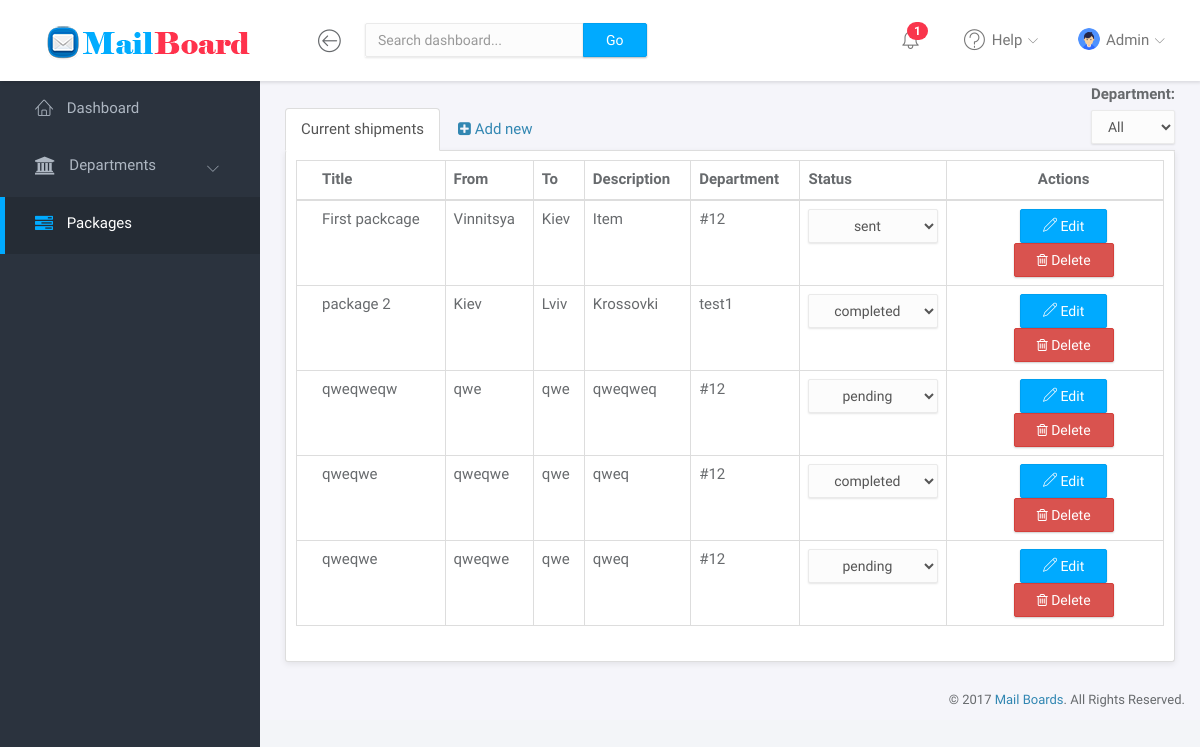
The app's page /packages (signed in) with its own data.
### tables this page shows
CREATE TABLE `users` (
  `id` int(11) UNSIGNED NOT NULL,
  `name` varchar(255) NOT NULL,
  `email` varchar(255) NOT NULL,
  `password` varchar(255) NOT NULL
);

CREATE TABLE `packages` (
  `id` int(11) NOT NULL,
  `dep_id` int(11) NOT NULL,
  `title` varchar(255) NOT NULL,
  `from_address` varchar(255) NOT NULL,
  `to_address` varchar(255) NOT NULL,
  `description` text NOT NULL,
  `status` varchar(255) NOT NULL DEFAULT 'pending'
);

### core/AController.php (called while the page is built, shortened)
<?php
abstract class AController
{
    public function render($content, $data = [])
    {
        $user = Auth::user();
        require_once ('../app/views/layouts/' . $data['layout'] . '.php');
    }
}

### app/controllers/PackageController.php (called while the page is built, shortened)
<?php
class PackageController extends AController
{
    public function index($request)
    {
        $page = 'package';
        if (empty($packs)) $packs = Package::all();
        $deps = Department::all();
        foreach ($packs as $pack) {
            $pack->dep_name = Department::where('id', '=', $pack->dep_id)->first()->name;
        }
        return $this->render('admin/package/index', ['layout' => 'admin', 'page' => $page, 'packs' => $packs, 'deps' => $deps]);
    }
}

### public/index.php (called while the page is built, shortened)
<?php
$route = new Core\Route;
$route->get('/login', 'AuthController@show');
$route->post('/login', 'AuthController@login');
$route->get('/main', 'MainController@index');
$route->group(['middleware' => ['auth']], function () use ($route) {
    $route->get('/', 'HomeController@index');
    $route->get('/department/create', 'DepartmentController@showCreate');
    $route->post('/department/create', 'DepartmentController@addNew');
    $route->get('/department/list', 'DepartmentController@showList');
    $route->post('/department/edit', 'DepartmentController@edit');
    $route->post('/department/delete', 'DepartmentController@delete');
    $route->get('/packages', 'PackageController@index');
    $route->post('/package/create', 'PackageController@addNew');
    $route->post('/package/status', 'PackageController@changeStatus');
    $route->post('/package/edit', 'PackageController@edit');
    $route->post('/package/delete', 'PackageController@delete');
    $route->post('/logout', 'AuthController@logout');
});
$route->run();

### core/Auth.php (called while the page is built, shortened)
<?php
class Auth
{
    private static  $instance;
    public $user = null;
    private function __construct()
    {
        $this::$instance = $this;
    }
    public function userAuth($user = null)
    {
        if ($user != null) {
            $this->user = $user[0];
        }
        return $this->user;
    }
    public static function __callStatic ( $name ,  $arguments )
    {
        $class = __CLASS__;
        $name .= "Auth";
        return $class::$instance->$name($arguments);
    }
}

### config/db.php (called while the page is built)
<?php
return [
    'host'    => '127.0.0.1',
    'port'    => '3308',
    'db_name' => 'vova',
    'db_user' => 'root',
    'db_pass' => ''
];

### core/database/Database.php (called while the page is built, shortened)
<?php
class Database
{
    protected static $instance = null;
    public static function instance()
    {
        $config = require_once('../config/db.php');
        if (self::$instance === null)
        {
            $opt  = array(
                \PDO::ATTR_ERRMODE            => \PDO::ERRMODE_EXCEPTION,
                \PDO::ATTR_DEFAULT_FETCH_MODE => \PDO::FETCH_ASSOC,
                \PDO::ATTR_EMULATE_PREPARES   => TRUE,
                \PDO::ATTR_STATEMENT_CLASS    => array('\Core\Database\MyPDOStatment'),
            );
            $dsn = 'mysql:host=' . $config['host'] . ':' . $config['port'] . ';dbname=' . $config['db_name'] . ';charset=utf8';
            self::$instance = new \PDO($dsn, $config['db_user'], $config['db_pass'], $opt);
        }
        return self::$instance;
    }
    public static function __callStatic($method, $args) {
        return call_user_func_array(array(self::instance(), $method), $args);
    }
}

### app/models/AModel.php (called while the page is built, shortened)
<?php
abstract class AModel
{
    public static function find($id)
    {
        $obj = new $class;
        $queryString = 'SELECT * FROM `' . $obj->tableName . '` WHERE `id`=:id LIMIT 1';
        $params = [
            ':id' => $id
        ];
        $result = $obj->getResult($queryString, $params)->fetch();
        foreach ($obj->fillable as $field) {
            $obj->$field = $result[$field];
        }
        return $obj;
    }
    public static function all()
    {
        $obj = new $class;
        $query = 'SELECT * FROM `' . $obj->tableName . '`';
        $params = [];
        $result = $obj->getResult($query, $params)->fetchAll(\PDO::FETCH_OBJ);
        return $result;
    }
    protected function getResult($queryString, $params = [])
    {
        try {
            $result = \Core\Database\Database::prepare($queryString)->execute($params);
        } catch (\PDOException $e) {
            echo "Database error: " . $e->getMessage();
            exit;
        }
        return $result;
    }
}

### core/database/MyPDOStatment.php (called while the page is built, shortened)
<?php
class MyPDOStatment extends \PDOStatement
{
    function execute($data = array())
    {
        parent::execute($data);
        return $this;
    }
}

### app/views/admin/package/index.php (the view, shortened to what this page needs)
<div class="main-content">
    <div class="container-fluid">
        <div id="exTab2" >
            <ul class="nav nav-tabs package-tabs">
                <li class="active">
                    <a href="#1" data-toggle="tab">Current shipments</a>
                </li>
                <li>
                    <a href="#3" data-toggle="tab"><i class="fa fa-plus-square" aria-hidden="true"></i> Add new</a>
                </li>
                <div class="pull-right order-dep">
                    <form id="order">
                        <label for="sel1">Department:</label>
                        <select class="form-control " name="dep" id="deps" onchange="$('#order').submit()">
                            <option value="0">All</option>
                        </select>
                    </form>
                </div>
            </ul>
            <div class="tab-content ">
                <div class="tab-pane active" id="1">
                    <div class="panel panel-headline package-panel">
                        <div class="panel-body ">
                            <div class="row">
                                <table id="departments" class="table  table-bordered" cellspacing="0" width="100%">
                                    <thead>
                                    <tr>
                                        <th>Title</th>
                                        <th>From</th>
                                        <th>To</th>
                                        <th>Description</th>
                                        <th>Department</th>
                                        <th>Status</th>
                                        <th style=" width: 25%;text-align: center;">Actions</th>
                                    </tr>
                                    </thead>
                                    <tbody>
                                    <?php foreach($data['packs'] as $pack) : ?>
                                        <tr id="pack-<?=$pack->id?>">
                                            <td class="pack-title"><?=$pack->title?></td>
                                            <td class="pack-from"><?=$pack->from_address?></td>
                                            <td class="pack-to"><?=$pack->to_address?></td>
                                            <td class="pack-description"><?=$pack->description?></td>
                                            <td class="pack-dep" data-dep-id="<?=$pack->dep_id?>"><?=$pack->dep_name?></td>
                                            <td class="pack-status" style="text-align: center; position:relative;">
                                                <select class="form-control" name="stats" id="status-<?=$pack->id?>" style="width: 100%; text-align:center;" onchange="changeStatus(<?=$pack->id?>)" >
                                                    <?php
                                                        $tmp = [
                                                            'sent',
                                                            'completed',
                                                            'pending'
                                                        ];
                                                        $stats =  [];
                                                        $stats[0] = $pack->status;
                                                        foreach ($tmp as $stat) {
                                                            if ($stat == $pack->status) continue;
                                                            $stats[] = $stat;
                                                        }
                                                        foreach ($stats as $stat) {
                                                            echo '<option value="' . $stat . '">' . $stat . '</option>';
                                                        }
                                                    ?>
                                                </select>
                                            </td>
                                            <td style="text-align: center;">
                                                <button type="button" class="btn btn-primary" onclick="showEditPack(<?=$pack->id?>)"><i class="lnr lnr-pencil"></i> Edit</button>
                                                <button type="button" class="btn btn-danger" onclick="showDeletePack(<?=$pack->id?>)"><i class="fa fa-trash-o"></i> Delete</button>
                                            </td>
                                        </tr>
                                    <?php endforeach; ?>
                                    </tbody>
                                </table>
                            </div>
                        </div>
                    </div>
                </div>
            </div>
        </div>
    </div>
</div>

### core/Route.php (shortened to what this page needs)
<?php
class Route
{
    private $routes = [];
    public function run()
    {
        $this->setUser();
        $path = explode('?', $_SERVER["REQUEST_URI"]);
        $path = $path[0];
        $method = $_SERVER['REQUEST_METHOD'];
        foreach ($this->routes as $route) {
            if ($route['route'] == $path && $route['method'] == $method) {
                $action = $route['action'][1];
                $obj = new $class;
                $obj->$action($route['data']);
            }
        }
    }
    public function get($route, $action)
    {
        $action = $this->parse($action);
        $action[0] = "\\App\\Controllers\\" . $action[0];
        $get = [];
        $this->routes[] = ['route' => $route, 'action' => $action, 'data' => $get, 'method' => 'GET'];
    }
    public function post($route, $action)
    {
        $action = $this->parse($action);
        $action[0] = "\\App\\Controllers\\" . $action[0];
        $post = [];
        $this->routes[] = ['route' => $route, 'action' => $action, 'data' => $post, 'method' => 'POST'];
    }
    public function group($args = [], $callback)
    {
        $routes = $this->routes;
        $this->routes = [];
        foreach($this->routes as $key => $route) {
            if (is_array($args['middleware']))$route['middleware'] = $args['middleware'];
            else $route['middleware'][] = $args['middleware'];
            $this->routes[$key] = $route;
        }
        $this->routes = array_merge($routes, $this->routes);
    }
    public function parse($action)
    {
        return explode('@', $action);
    }
    public function setUser()
    {
        if (isset($_SESSION['user'])) {
            Auth::user(User::find($_SESSION['user']['id']));
        }
    }
}

### app/views/layouts/admin.php (shortened to what this page needs)
<!doctype html>
<html lang="en">
<head>
	<link rel="stylesheet" href="/assets/vendor/bootstrap/css/bootstrap.min.css">
	<link rel="stylesheet" href="/assets/vendor/font-awesome/css/font-awesome.min.css">
	<link rel="stylesheet" href="/assets/vendor/linearicons/style.css">
	<link rel="stylesheet" href="/assets/vendor/chartist/css/chartist-custom.css">
	<link rel="stylesheet" href="/assets/css/main.css">
	<link rel="stylesheet" href="https://cdn.datatables.net/1.10.16/css/dataTables.bootstrap.min.css">
	<link rel="stylesheet" href="/css/admin.css">
</head>
<body>
	<div id="wrapper">
		<nav class="navbar navbar-default navbar-fixed-top">
			<div class="brand">
				<a href="/"><img src="/assets/img/logo-dark.png" alt="Klorofil Logo" class="img-responsive logo"></a>
			</div>
			<div class="container-fluid">
				<div class="navbar-btn">
					<button type="button" class="btn-toggle-fullwidth"><i class="lnr lnr-arrow-left-circle"></i></button>
				</div>
				<form class="navbar-form navbar-left">
					<div class="input-group">
						<input type="text" value="" class="form-control" placeholder="Search dashboard...">
						<span class="input-group-btn"><button type="button" class="btn btn-primary">Go</button></span>
					</div>
				</form>
				<div id="navbar-menu">
					<ul class="nav navbar-nav navbar-right">
						<li class="dropdown">
							<a href="#" class="dropdown-toggle icon-menu" data-toggle="dropdown">
								<span class="badge bg-danger">1</span>
							</a>
						</li>
						<li class="dropdown">
							<a href="#" class="dropdown-toggle" data-toggle="dropdown"><i class="lnr lnr-question-circle"></i> <span>Help</span> <i class="icon-submenu lnr lnr-chevron-down"></i></a>
						</li>
						<li class="dropdown">
							<a href="#" class="dropdown-toggle" data-toggle="dropdown"><img src="/assets/img/user.png" class="img-circle" alt="Avatar"> <span><?= $user->name ?></span> <i class="icon-submenu lnr lnr-chevron-down"></i></a>
						</li>
					</ul>
				</div>
			</div>
		</nav>
		<div id="sidebar-nav" class="sidebar">
			<div class="sidebar-scroll">
				<nav>
					<ul class="nav">
						<li><a href="/" class="<?= ($data['page'] =='dashboard') ? 'active' : null ?>"><i class="lnr lnr-home"></i> <span>Dashboard</span></a></li>
						<li>
							<a href="#subPages" data-toggle="collapse" class="<?= ($data['page'] =='department') ? 'active collapsed' : null ?>"><i class="fa fa-university" aria-hidden="true"></i> <span>Departments</span> <i class="icon-submenu lnr lnr-chevron-left"></i></a>
						</li>
						<li><a href="/packages" class="<?= ($data['page'] =='package') ? 'active' : null ?>"><i class="fa fa-tasks" aria-hidden="true"></i> <span>Packages</span></a></li>
					</ul>
				</nav>
			</div>
		</div>
		<div class="main">
			 <?php require_once (__DIR__ . '/../' . $content . '.php'); ?>
			<footer>
				<div class="container-fluid">
					<p class="copyright">&copy; 2017 <a href="/" target="_blank">Mail Boards</a>. All Rights Reserved.</p>
				</div>
			</footer>
		</div>
</body>
</html>

### public/css/admin.css (style rules this page uses)
.navbar-default .brand { padding-top: 25px !important; padding-bottom: 0px !important; }
.tab-pane { padding: 0 !important; }
.package-tabs { position: relative; z-index: 2; }
.tab-content { z-index: 1; }
.package-panel { border: 1px solid #dddddd; border-top: unset; margin-top: -1px; }
.order-dep { margin-top: -24px !important; }

### records on screen
users: name "Admin"
packages: title "First packcage", from_address "Vinnitsya", to_address "Kiev", description "Item", dep_name "#12", stats "sent"
packages: title "package 2", from_address "Kiev", to_address "Lviv", description "Krossovki", dep_name "test1", stats "completed"
packages: title "qweqweqw", from_address "qwe", to_address "qwe", description "qweqweq", dep_name "#12", stats "pending"
packages: title "qweqwe", from_address "qweqwe", to_address "qwe", description "qweq", dep_name "#12", stats "completed"
packages: title "qweqwe", from_address "qweqwe", to_address "qwe", description "qweq", dep_name "#12", stats "pending"
